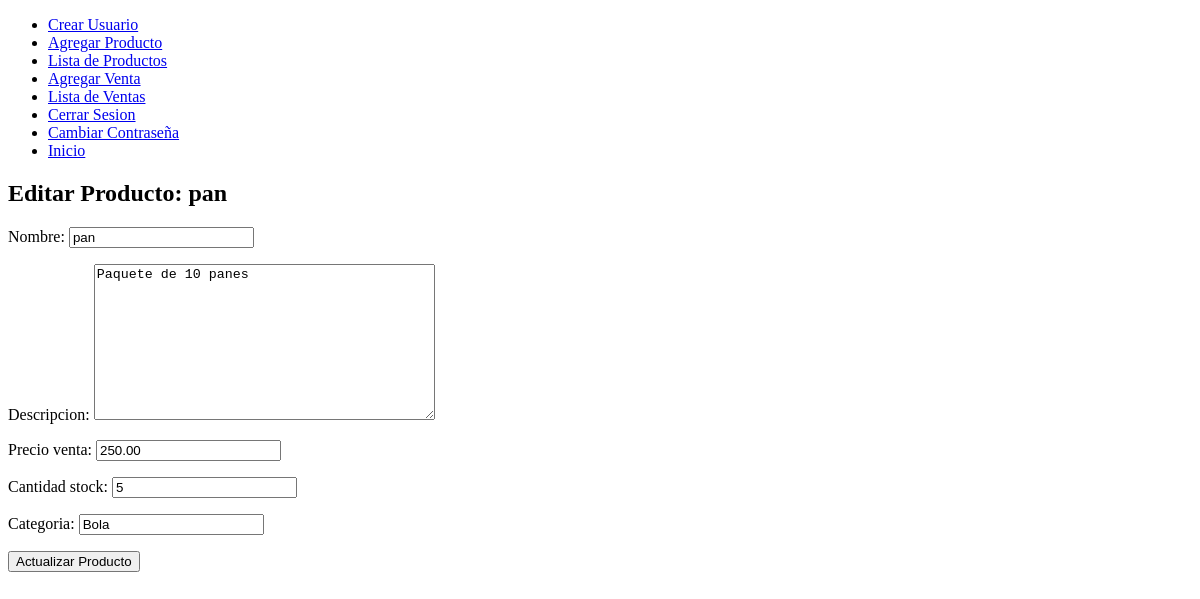
The page /editar_producto/3/ (signed in) on the database as committed earlier.
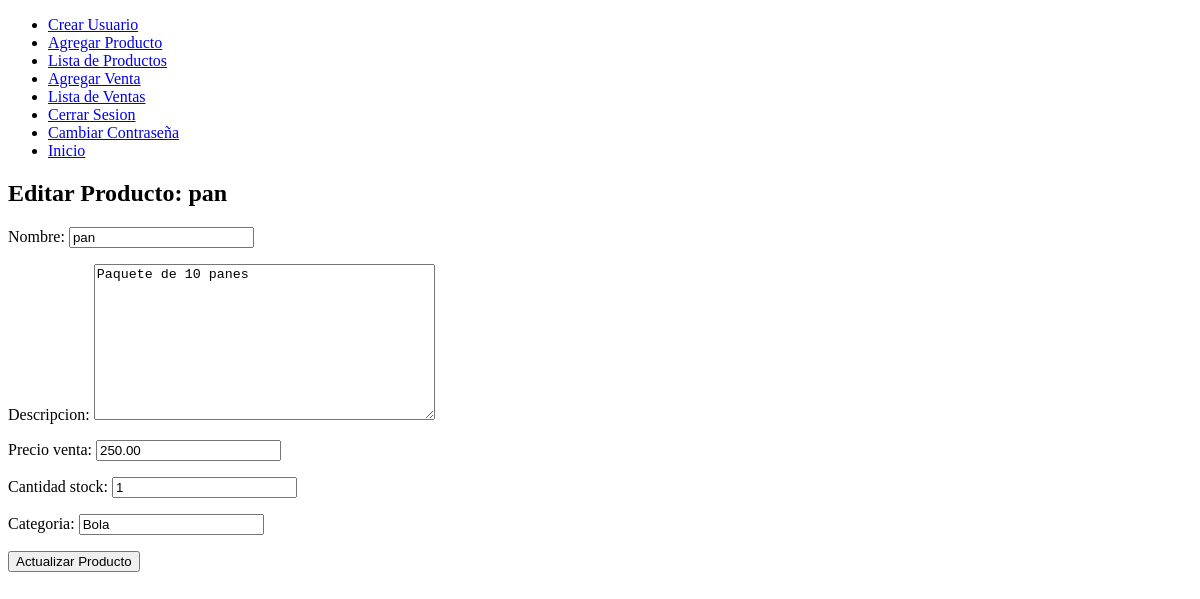
The same page on the database as committed later.
### app/models.py (models this page shows, shortened)
class Producto(models.Model):
    nombre = models.CharField(max_length=255)
    descripcion = models.TextField()
    precio_venta = models.DecimalField(max_digits=10, decimal_places=2)
    cantidad_stock = models.PositiveIntegerField(default=0)
    categoria = models.CharField(max_length=100, null=True, blank=True)

### app/views.py (the view)
# urls.py: path('editar_producto/<int:producto_id>/', views.editar_producto, name='editar_producto'),
@login_required
@user_passes_test(es_administrador)
def editar_producto(request, producto_id):
    producto = get_object_or_404(Producto, id=producto_id)
    if request.method == 'POST':
        form = ProductoForm(request.POST, instance=producto)
        if form.is_valid():
            form.save()
            messages.success(request, "Producto actualizado exitosamente!")
            return redirect('lista_productos')  # Redirige a la lista de productos
    else:
        form = ProductoForm(instance=producto)
    return render(request, 'editar_producto.html', {'form': form, 'producto': producto})

### app/forms.py
class ProductoForm(forms.ModelForm):
    class Meta:
        model = Producto
        fields = ['nombre', 'descripcion', 'precio_venta', 'cantidad_stock', 'categoria']

### app/views.py (called while the page is built)
def es_administrador(user):
    return user.is_superuser

### punto_de_venta/templates/editar_producto.html (shortened to what this page needs)
{% extends 'base.html' %}
{% block content %}
  <h2>Editar Producto: {{ producto.nombre }}</h2>
  <form method="POST">
    {{ form.as_p }}
    <button type="submit">Actualizar Producto</button>
  </form>
{% endblock %}

### punto_de_venta/templates/base.html (shortened to what this page needs)
<!DOCTYPE html>
<html lang="es">
<head>
</head>
<body>
    <nav class="mmm">
        <div class="mmm-content">
            <ul class="mmm-list">
                {% if user.is_authenticated %}
                <li>
                    <a href="/crear_usuario">Crear Usuario</a>
                </li>
                <li>
                    <a href="/agregar_producto">Agregar Producto</a>
                </li>
                <li>
                    <a href="/lista_productos">Lista de Productos</a>
                </li>
                <li>
                    <a href="/agregar_venta">Agregar Venta</a>
                </li>
                <li>
                    <a href="/lista_ventas">Lista de Ventas</a>
                </li>
                <li>
                    <a href="/logout">Cerrar Sesion</a>
                </li>
                <li>
                    <a href="{% url 'cambiar_password' %}">Cambiar Contraseña</a>
                </li>
                <li>
                    <a href="/inicio">Inicio</a>
                </li>
                {% endif %}
            </ul>
        </div>
    </nav>
    {% block content %}
    {% endblock %}
</body>
</html>

Rows that differ between the two databases and show on the page:
changed Producto "pan": cantidad_stock "5" → "1"
